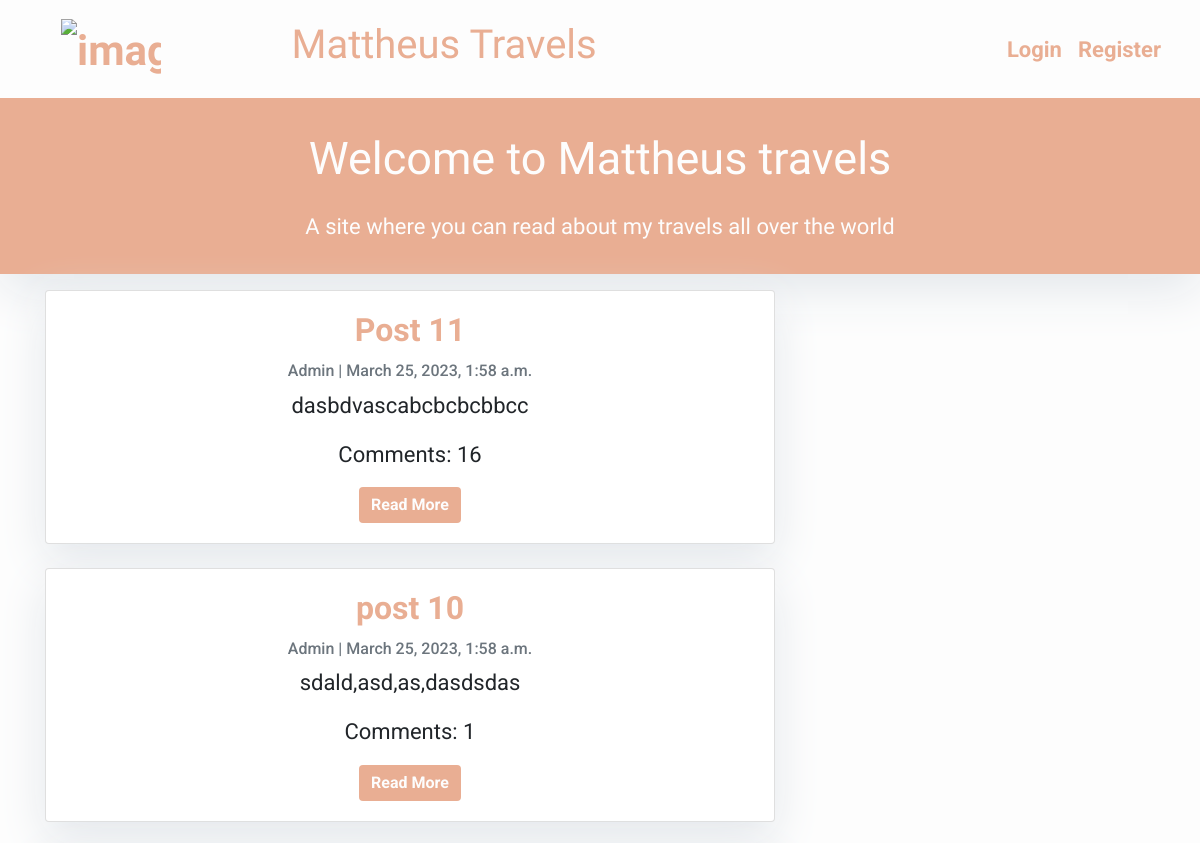
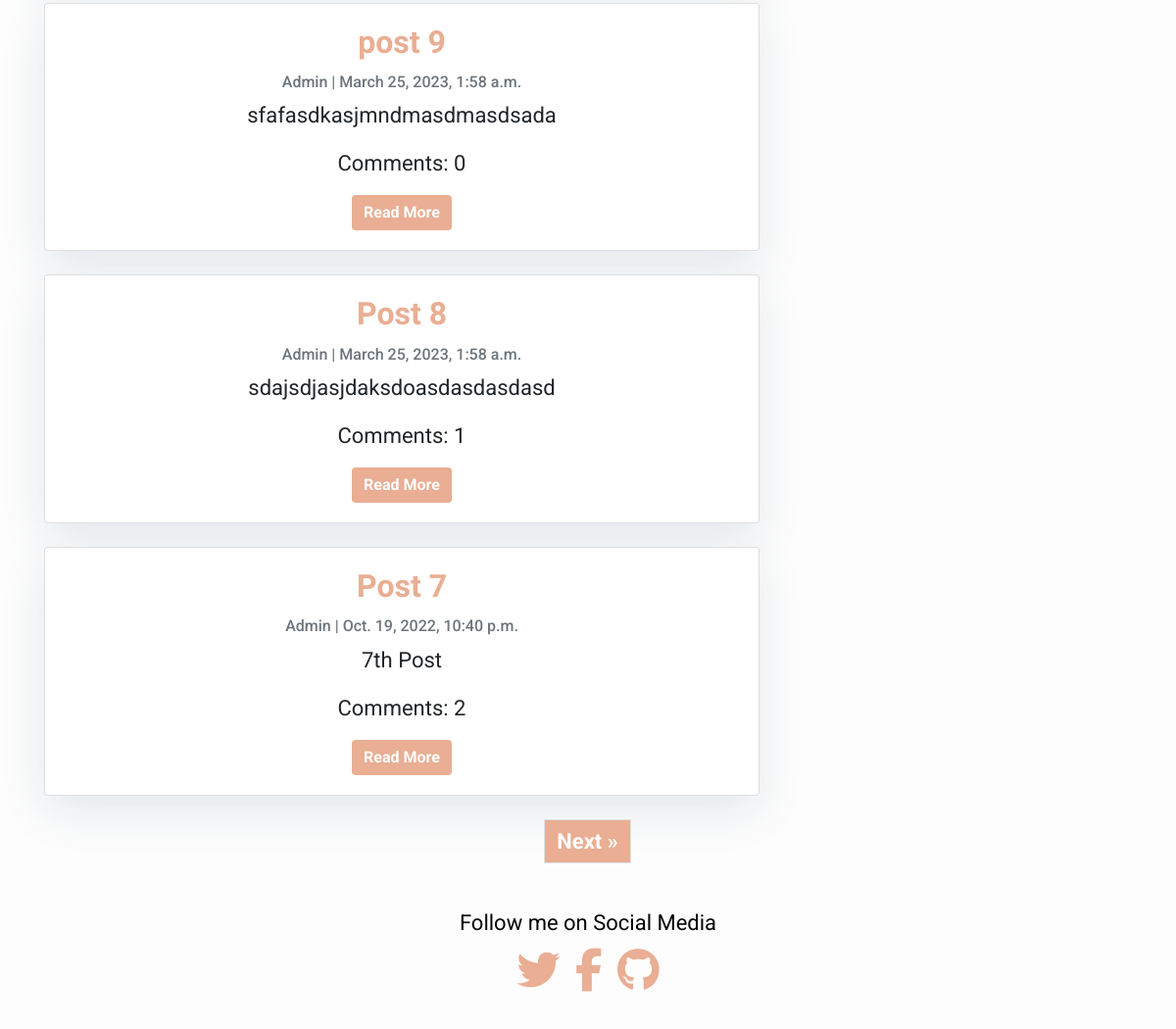
The page / on the database its author committed (2 pictures, top to bottom).
### blog/models.py (models this page shows, shortened)
class Post(models.Model):
    title = models.CharField(max_length=200, unique=True)
    slug = models.SlugField(max_length=200, unique=True)
    author = models.ForeignKey(User, on_delete=models.CASCADE, related_name='blog_posts')
    updated_on = models.DateTimeField(auto_now=True)
    content = models.TextField()
    created_on = models.DateTimeField(auto_now_add=True)
    status = models.IntegerField(choices=STATUS, default=0)
    class Meta:
        ordering = ['-created_on']

### blog/views.py (the view)
# urls.py: path('', views.PostList.as_view(), name='home'),
class PostList(generic.ListView):
    queryset = Post.objects.filter(status=1).order_by('-created_on')
    template_name = 'index.html'

### templates/index.html (shortened to what this page needs)
{% extends "base.html" %}
{% load static %}
{% load crispy_forms_tags %}
{% block content %}
<header class="masthead">
    <div class="container-masthead">
        <div class="row">
            <div class=" col-md-8 col-md-10 mx-auto">
                <div class="site-heading">
                    <h3 class="heading-text my-4 mt-3"> Welcome to Mattheus travels</h3>
                    <p class="heading-text-alt">A site where you can read about my travels all over the world</p>
                </div>
            </div>
        </div>
    </div>
</header>
<div class="container text-center">
    <div class="row">
        <div class="col-md-8 mt-3">
            {% for post in post_list %}
            <div class="card mb-4">
                <div class="card-body">
                    <h2 class="card-title">{{ post.title }}</h2>
                    <p class="card-text text-muted h6">{{ post.author }} | {{ post.created_on}} </p>
                    <p class="card-text">{{post.content|slice:":200" }}</p>
                    <p class="card-text">Comments: {{ post.comments.count }}</p>
                    <a href="{% url 'post_detail' post.slug  %}" class="btn btn-primary">Read More</a>
                </div>
            </div>
            {% endfor %}
        </div>
    </div>
</div>
{% if is_paginated %}
  <ul class="pagination justify-content-center">
    {% if page_obj.has_next %}
    <li><a href="?page={{ page_obj.next_page_number }}" class="page-link"> Next &raquo;</a></li>
    {% endif %}
  </ul>
{% endif %}
{%endblock%}

### static/css/style.css (style rules this page uses)
body { font-family: "Roboto", sans-serif; font-size: 22px; background-color: #fdfdfd; min-height: 100vh; }
.heading-text { color: #fdfdfd; font-size: 45px; text-align: center; font-family: "Alkatra"; }
.heading-text-alt { text-align: center; color: #fdfdfd; font-family: "Alkatra"; font-size: 22px; }
li { color: #040404; font-weight: bold; }
a { color: #E9AE93; }
.btn-primary { color: #fdfdfd; background-color: #E9AE93; text-decoration: none; font-weight: bold; border: none; }
.masthead { background-color: #E9AE93; box-shadow: 0 16px 48px #E3E7EB; height: auto; padding-bottom: 15px; padding-top: 10px; }
.page-link { color: #fdfdfd; background-color: #E9AE93; text-decoration: none; font-weight: bold; }
.card { box-shadow: 0 16px 48px #E3E7EB; }
.card-title { color: #E9AE93; font-weight: bold; font-family: "Alkatra"; }

### rows shown on the page
Post: title "Post 11", author "Admin", created_on "March 25, 2023, 1:58 a.m.", content "dasbdvascabcbcbcbbcc", comments.count "16"
Post: title "post 10", author "Admin", created_on "March 25, 2023, 1:58 a.m.", content "sdald,asd,as,dasdsdas", comments.count "1"
Post: title "post 9", author "Admin", created_on "March 25, 2023, 1:58 a.m.", content "sfafasdkasjmndmasdmasdsada", comments.count "0"
Post: title "Post 8", author "Admin", created_on "March 25, 2023, 1:58 a.m.", content "sdajsdjasjdaksdoasdasdasdasd", comments.count "1"
Post: title "Post 7", author "Admin", created_on "Oct. 19, 2022, 10:40 p.m.", content "7th Post", comments.count "2"
